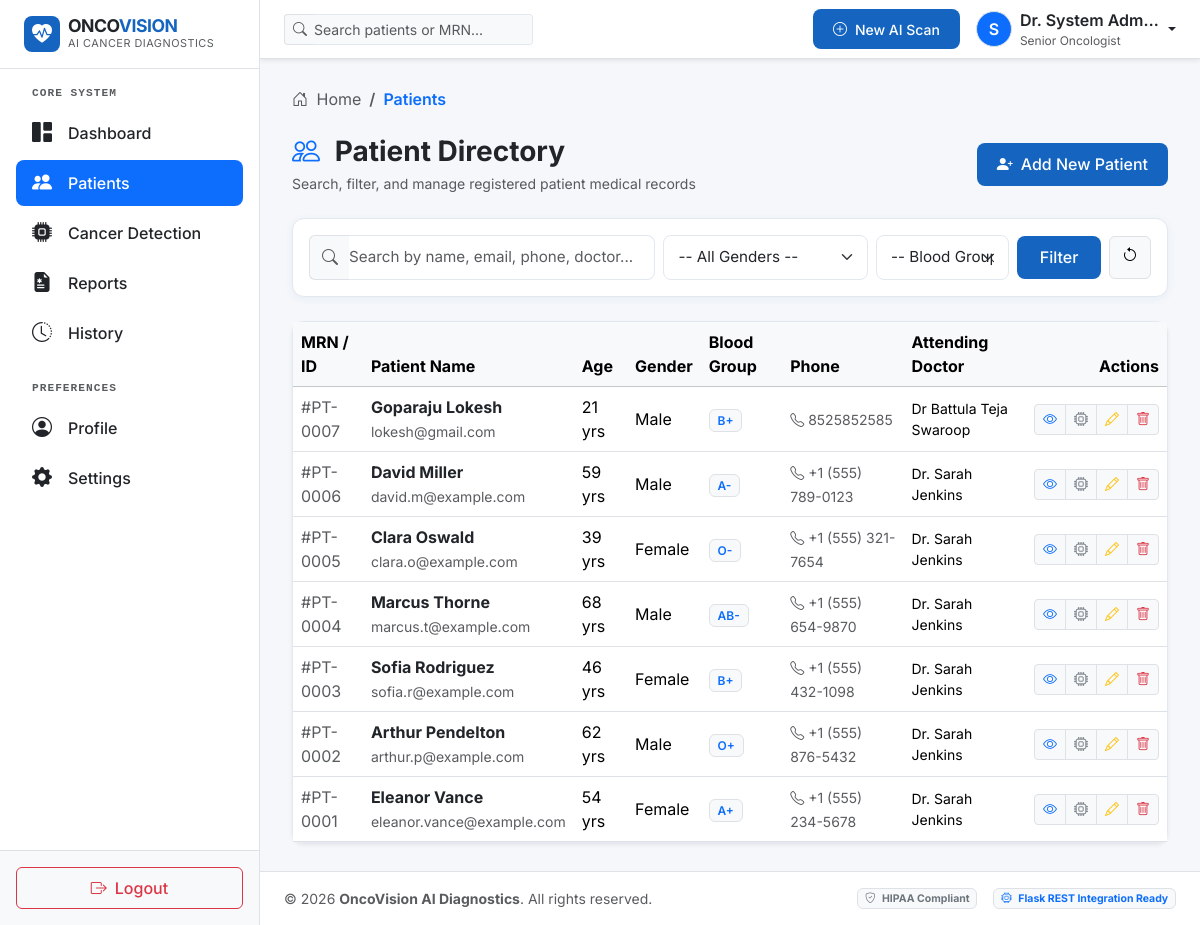
/patients/ (signed in), run on the app's committed database.
### accounts/models.py (models this page shows, shortened)
class UserProfile(models.Model):
    user = models.OneToOneField(User, on_delete=models.CASCADE, related_name='profile')
    avatar = models.ImageField(upload_to='avatars/', null=True, blank=True)
    phone = models.CharField(max_length=20, blank=True, default='+1 (555) 019-2834')
    title = models.CharField(max_length=100, default='Senior Oncologist')
    department = models.CharField(max_length=100, default='Diagnostic Oncology & Radiology')
    bio = models.TextField(blank=True, default='Board-certified oncologist specializing in early-stage detection and AI-assisted clinical workflow integration.')
    created_at = models.DateTimeField(auto_now_add=True)

### patients/models.py (models this page shows, shortened)
class Patient(models.Model):
    GENDER_CHOICES = [
        ('Male', 'Male'),
        ('Female', 'Female'),
        ('Other', 'Other'),
    ]
    BLOOD_GROUP_CHOICES = [
        ('A+', 'A+'),
        ('A-', 'A-'),
        ('B+', 'B+'),
        ('B-', 'B-'),
        ('AB+', 'AB+'),
        ('AB-', 'AB-'),
        ('O+', 'O+'),
        ('O-', 'O-'),
    ]
    first_name = models.CharField(max_length=50)
    last_name = models.CharField(max_length=50)
    age = models.IntegerField()
    gender = models.CharField(max_length=10, choices=GENDER_CHOICES)
    blood_group = models.CharField(max_length=5, choices=BLOOD_GROUP_CHOICES)
    phone = models.CharField(max_length=20)
    email = models.EmailField(blank=True, null=True)
    address = models.TextField(blank=True)
    doctor_name = models.CharField(max_length=100, default='Dr. Sarah Jenkins')
    medical_notes = models.TextField(blank=True)
    created_at = models.DateTimeField(auto_now_add=True)
    updated_at = models.DateTimeField(auto_now=True)
    class Meta:
        ordering = ['-created_at']
    @property
    def full_name(self):
        return f"{self.first_name} {self.last_name}"

### patients/views.py (the view, shortened to what this page needs)
# urls.py: path('', views.PatientListView.as_view(), name='list'),
class PatientListView(LoginRequiredMixin, ListView):
    model = Patient
    template_name = 'patients/patient_list.html'
    context_object_name = 'patients'
    paginate_by = 8
    def get_queryset(self):
        queryset = Patient.objects.all()
        query = self.request.GET.get('q')
        gender = self.request.GET.get('gender')
        blood_group = self.request.GET.get('blood_group')
        if gender:
            queryset = queryset.filter(gender=gender)
        if blood_group:
            queryset = queryset.filter(blood_group=blood_group)
        return queryset
    def get_context_data(self, **kwargs):
        context = super().get_context_data(**kwargs)
        context['search_query'] = self.request.GET.get('q', '')
        context['selected_gender'] = self.request.GET.get('gender', '')
        context['selected_blood_group'] = self.request.GET.get('blood_group', '')
        context['gender_choices'] = Patient.GENDER_CHOICES
        context['blood_group_choices'] = Patient.BLOOD_GROUP_CHOICES
        return context

### templates/patients/patient_list.html (shortened to what this page needs)
{% extends 'base/base.html' %}
{% block content %}
<div class="d-flex flex-column flex-md-row justify-content-between align-items-md-center gap-3 mb-4">
    <div>
        <h3 class="fw-bold text-dark mb-1"><i class="bi bi-people text-primary me-2"></i> Patient Directory</h3>
        <p class="text-muted small mb-0">Search, filter, and manage registered patient medical records</p>
    </div>
    <a href="{% url 'patients:add' %}" class="btn btn-primary-med d-inline-flex align-items-center gap-2">
        <i class="bi bi-person-plus-fill"></i> Add New Patient
    </a>
</div>
<div class="card med-card p-3 mb-4">
    <form method="GET" class="row g-2 align-items-center">
        <div class="col-12 col-md-5">
            <div class="input-group">
                <span class="input-group-text bg-light border-end-0"><i class="bi bi-search text-muted"></i></span>
                <input type="text" name="q" class="form-control border-start-0 ps-0" placeholder="Search by name, email, phone, doctor..." value="{{ search_query }}">
            </div>
        </div>
        <div class="col-6 col-md-3">
            <select name="gender" class="form-select">
                <option value="">-- All Genders --</option>
            </select>
        </div>
        <div class="col-6 col-md-2">
            <select name="blood_group" class="form-select">
                <option value="">-- Blood Group --</option>
            </select>
        </div>
        <div class="col-12 col-md-2 d-flex gap-2">
            <button type="submit" class="btn btn-primary-med w-100">Filter</button>
            <a href="{% url 'patients:list' %}" class="btn btn-light border" title="Reset Filters"><i class="bi bi-arrow-counterclockwise"></i></a>
        </div>
    </form>
</div>
<div class="card med-card shadow-sm">
    <div class="table-responsive">
        <table class="table table-hover align-middle mb-0">
            <thead class="table-light">
                <tr>
                    <th>MRN / ID</th>
                    <th>Patient Name</th>
                    <th>Age</th>
                    <th>Gender</th>
                    <th>Blood Group</th>
                    <th>Phone</th>
                    <th>Attending Doctor</th>
                    <th class="text-end">Actions</th>
                </tr>
            </thead>
            <tbody>
                {% for patient in patients %}
                    <tr>
                        <td class="fw-mono text-muted">#PT-{{ patient.id|stringformat:"04d" }}</td>
                        <td>
                            <a href="{% url 'patients:detail' patient.pk %}" class="fw-bold text-decoration-none text-dark d-block">
                                {{ patient.full_name }}
                            </a>
                            <span class="text-muted small">{{ patient.email|default:"No email" }}</span>
                        </td>
                        <td>{{ patient.age }} yrs</td>
                        <td>{{ patient.gender }}</td>
                        <td><span class="badge bg-light text-primary border fw-semibold">{{ patient.blood_group }}</span></td>
                        <td><span class="small text-muted"><i class="bi bi-telephone me-1"></i>{{ patient.phone }}</span></td>
                        <td class="small">{{ patient.doctor_name }}</td>
                        <td class="text-end">
                            <div class="btn-group btn-group-sm">
                                <a href="{% url 'patients:detail' patient.pk %}" class="btn btn-light border" title="View Patient Profile"><i class="bi bi-eye text-primary"></i></a>
                                <a href="{% url 'diagnosis:upload' %}?patient={{ patient.pk }}" class="btn btn-light border" title="Run Cancer Scan"><i class="bi bi-cpu text-secondary"></i></a>
                                <a href="{% url 'patients:edit' patient.pk %}" class="btn btn-light border" title="Edit Patient Record"><i class="bi bi-pencil text-warning"></i></a>
                                <a href="{% url 'patients:delete' patient.pk %}" class="btn btn-light border" title="Delete Patient Record"><i class="bi bi-trash text-danger"></i></a>
                            </div>
                        </td>
                    </tr>
                {% endfor %}
            </tbody>
        </table>
    </div>
</div>
{% endblock %}

### templates/base/navbar.html (shortened to what this page needs)
{% load static %}
<nav class="navbar navbar-expand-lg bg-white border-bottom px-4 py-2 sticky-top shadow-sm">
    <div class="container-fluid p-0">
        <form class="d-none d-md-flex align-items-center me-auto" action="{% url 'patients:list' %}" method="GET" style="max-width: 320px;">
            <div class="input-group input-group-sm">
                <span class="input-group-text bg-light border-end-0 text-muted"><i class="bi bi-search"></i></span>
                <input type="text" name="q" class="form-control bg-light border-start-0 ps-0" placeholder="Search patients or MRN..." aria-label="Search">
            </div>
        </form>
        <div class="d-flex align-items-center gap-3 ms-auto">
            <a href="{% url 'diagnosis:select' %}" class="btn btn-primary-med btn-sm d-flex align-items-center gap-2">
                <i class="bi bi-plus-circle"></i>
                <span class="d-none d-sm-inline">New AI Scan</span>
            </a>
            <div class="dropdown">
                <a href="#" class="d-flex align-items-center text-decoration-none dropdown-toggle text-dark" data-bs-toggle="dropdown" aria-expanded="false">
                    {% if user.profile.avatar %}
                        <img src="{{ user.profile.avatar.url }}" alt="Avatar" width="36" height="36" class="rounded-circle me-2 border">
                    {% else %}
                        <div class="rounded-circle bg-primary text-white d-flex align-items-center justify-content-center me-2 border" style="width:36px; height:36px; font-weight:600;">
                            {{ user.first_name|default:user.username|slice:":1"|upper }}
                        </div>
                    {% endif %}
                    <div class="d-none d-md-block text-start me-1">
                        <div class="fw-semibold text-truncate" style="max-width: 140px;">Dr. {{ user.get_full_name|default:user.username }}</div>
                        <div class="text-muted small" style="font-size: 0.75rem;">{{ user.profile.title|default:"Oncologist" }}</div>
                    </div>
                </a>
            </div>
        </div>
    </div>
</nav>

### static/css/style.css (style rules this page uses)
:root { --primary-color: #1565C0; --primary-hover: #0D47A1; --primary-light: #E3F2FD; --secondary-color: #26A69A; --secondary-hover: #00897B; --secondary-light: #E0F2F1; --bg-color: #F5F7FA; --card-bg: #FFFFFF; --text-primary: #2C3E50; --text-secondary: #6C757D; --text-muted: #9E9E9E; --border-color: #E2E8F0; --border-radius-sm: 8px; --border-radius-md: 12px; --border-radius-lg: 16px; --shadow-sm: 0 2px 8px rgba(21, 101, 192, 0.06); --shadow-md: 0 4px 16px rgba(21, 101, 192, 0.1); --shadow-lg: 0 8px 30px rgba(21, 101, 192, 0.15); --font-family: 'Inter', system-ui, -apple-system, sans-serif; --sidebar-width: 260px; }
body { font-family: var(--font-family); background-color: var(--bg-color); color: var(--text-primary); margin: 0; padding: 0; overflow-x: hidden; }
.med-card { background-color: var(--card-bg); border: 1px solid var(--border-color); border-radius: var(--border-radius-md); box-shadow: var(--shadow-sm); transition: transform 0.2s ease, box-shadow 0.2s ease; }
.btn-primary-med { background-color: var(--primary-color); color: #fff; border: none; font-weight: 500; padding: 0.6rem 1.25rem; border-radius: var(--border-radius-sm); transition: background-color 0.2s ease, box-shadow 0.2s ease; }

### static/css/forms.css (style rules this page uses)
.form-control, .form-select { border-radius: var(--border-radius-sm); border: 1px solid var(--border-color); padding: 0.65rem 0.9rem; font-size: 0.95rem; transition: border-color 0.15s ease-in-out, box-shadow 0.15s ease-in-out; }

### data on the page
Patient: id "0007", full_name "Goparaju Lokesh", email "lokesh@gmail.com", age "21", gender "Male", blood_group "B+", phone "8525852585", doctor_name "Dr Battula Teja Swaroop"
Patient: id "0006", full_name "David Miller", email "david.m@example.com", age "59", gender "Male", blood_group "A-", phone "+1 (555) 789-0123", doctor_name "Dr. Sarah Jenkins"
Patient: id "0005", full_name "Clara Oswald", email "clara.o@example.com", age "39", gender "Female", blood_group "O-", phone "+1 (555) 321-7654", doctor_name "Dr. Sarah Jenkins"
Patient: id "0004", full_name "Marcus Thorne", email "marcus.t@example.com", age "68", gender "Male", blood_group "AB-", phone "+1 (555) 654-9870", doctor_name "Dr. Sarah Jenkins"
Patient: id "0003", full_name "Sofia Rodriguez", email "sofia.r@example.com", age "46", gender "Female", blood_group "B+", phone "+1 (555) 432-1098", doctor_name "Dr. Sarah Jenkins"
Patient: id "0002", full_name "Arthur Pendelton", email "arthur.p@example.com", age "62", gender "Male", blood_group "O+", phone "+1 (555) 876-5432", doctor_name "Dr. Sarah Jenkins"
Patient: id "0001", full_name "Eleanor Vance", email "eleanor.vance@example.com", age "54", gender "Female", blood_group "A+", phone "+1 (555) 234-5678", doctor_name "Dr. Sarah Jenkins"

### other printed values
{{ user.first_name|default:user.username|slice:":1"|upper }} "S"
{{ user.get_full_name|default:user.username }} "System Adm…"
{{ user.profile.title|default:"Oncologist" }} "Senior Oncologist"
{{ request.resolver_match.app_name }} "Patients"
